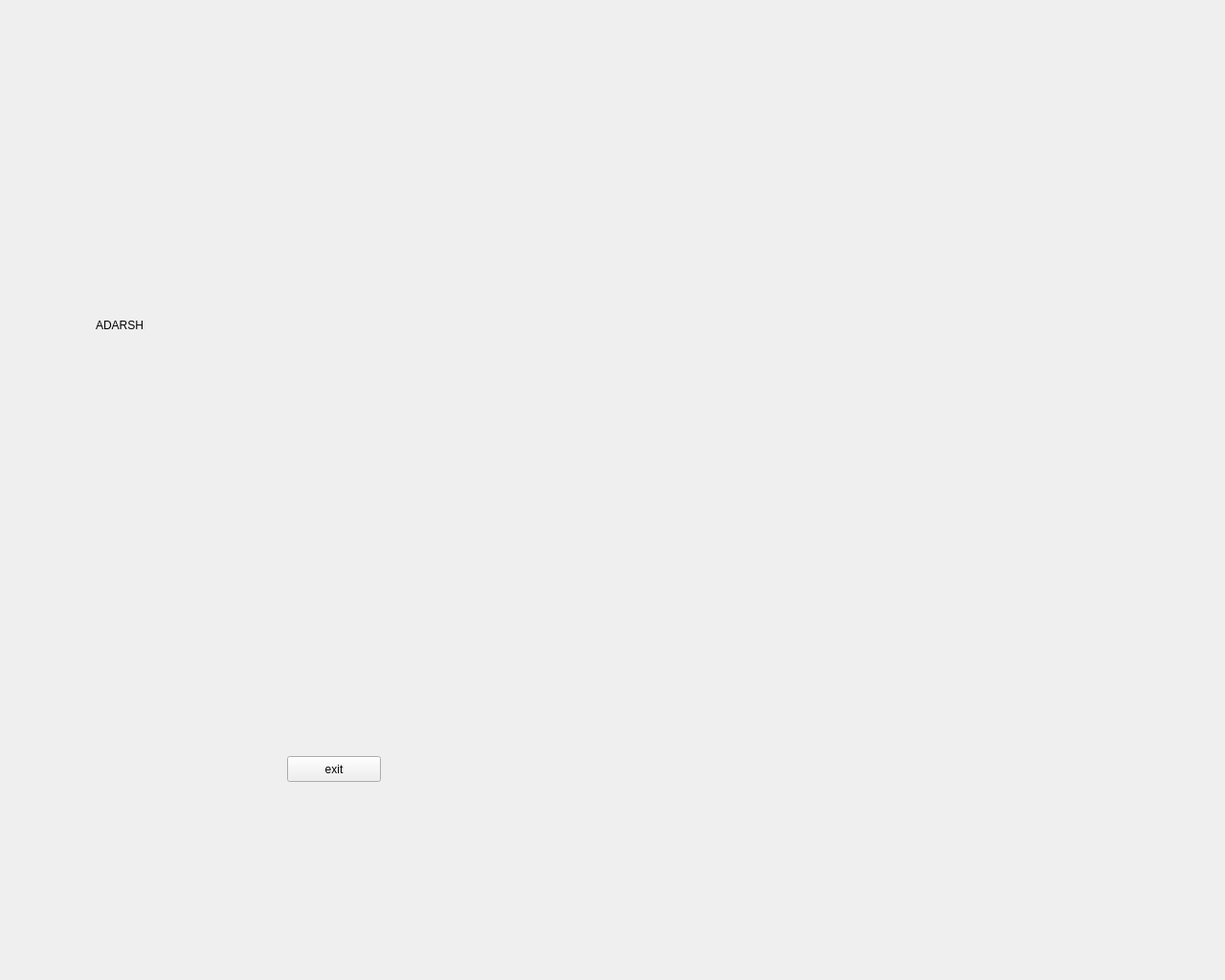
<?xml version="1.0" encoding="UTF-8"?>
<ui version="4.0">
 <class>Form</class>
 <widget class="QWidget" name="Form">
  <property name="geometry">
   <rect>
    <x>0</x>
    <y>0</y>
    <width>1280</width>
    <height>1024</height>
   </rect>
  </property>
  <property name="windowTitle">
   <string>Form</string>
  </property>
  <widget class="QLabel" name="Frame">
   <property name="geometry">
    <rect>
     <x>100</x>
     <y>40</y>
     <width>600</width>
     <height>600</height>
    </rect>
   </property>
   <property name="text">
    <string>ADARSH</string>
   </property>
   <property name="textFormat">
    <enum>Qt::AutoText</enum>
   </property>
   <property name="wordWrap">
    <bool>false</bool>
   </property>
  </widget>
  <widget class="QPushButton" name="button">
   <property name="geometry">
    <rect>
     <x>300</x>
     <y>790</y>
     <width>98</width>
     <height>27</height>
    </rect>
   </property>
   <property name="text">
    <string>exit</string>
   </property>
  </widget>
 </widget>
 <resources/>
 <connections/>
</ui>
